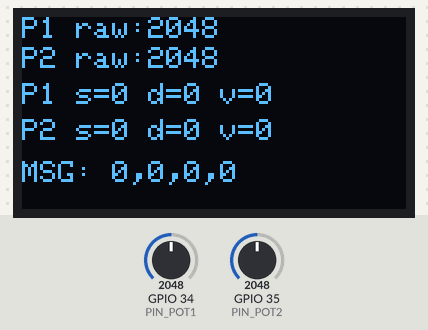
A sketch run on a simulated ESP32. Parts: 128×64 one-colour display. The test bench sets the inputs (shaded band); at power-on: GPIO 34 (PIN_POT1) = 2048, GPIO 35 (PIN_POT2) = 2048.

Above: at 2.2 s.
2.3 s: GPIO 34 (PIN_POT1) set to 2866
At 2.9 s:
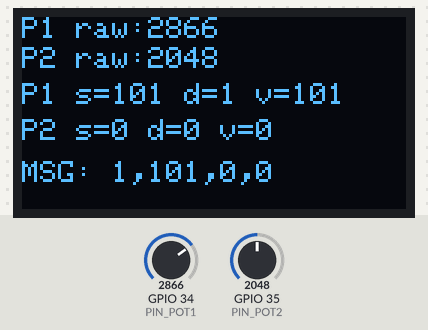
3.8 s: GPIO 35 (PIN_POT2) set to 2866
At 4.7 s:
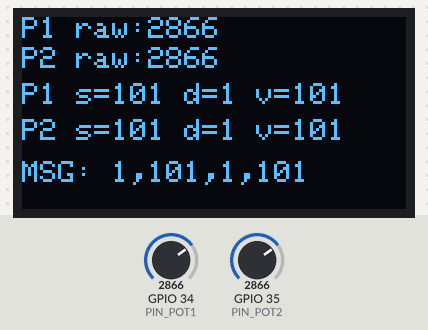
5.3 s: GPIO 34 (PIN_POT1) set to 3603
At 6.0 s:
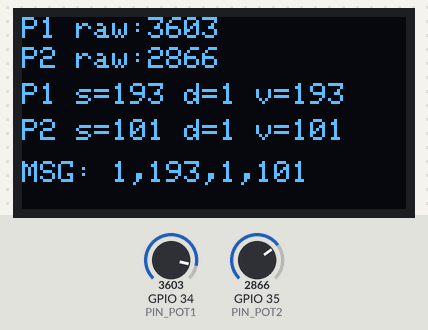
6.8 s: GPIO 35 (PIN_POT2) set to 3603
At 7.8 s:
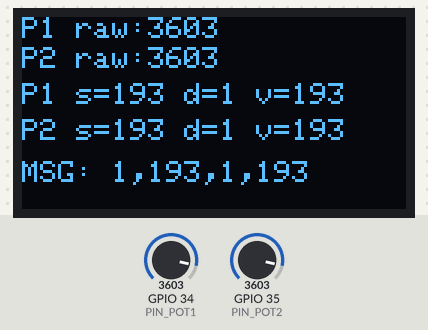
8.3 s: GPIO 34 (PIN_POT1) set to 4095
At 9.5 s:
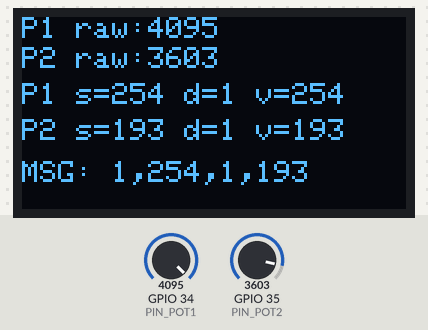
9.8 s: GPIO 35 (PIN_POT2) set to 4095
At 10.1 s:
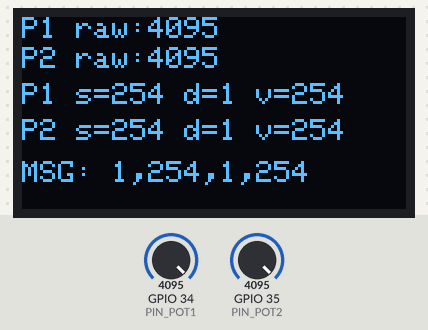
Timing chart, 0 to 12.3 s (numbered marks = the images above; inputs shaded):
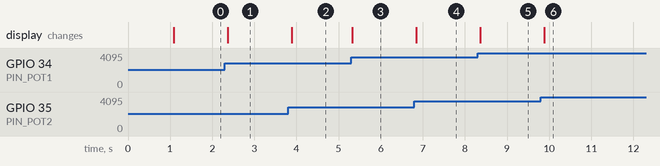

The sketch:

ESP32_car_A_ReadPotentiometersAndDisplayMessage.ino
```cpp
/******************************************************
ZAPOJENÍ (ESP32 + OLED SSD1306 + 2× potenciometr 10 kΩ)
------------------------------------------------------
ESP32 → OLED SSD1306 (I2C, typicky 128×64, adresa 0x3C):
- 3V3  → VCC   (OLED chce 3,3 V)
- GND  → GND
- GPIO 21 → SDA
- GPIO 22 → SCL

ESP32 → LEVÝ potenciometr (POT1 – d1,v1):
- jeden krajní vývod → 3V3
- druhý krajní vývod → GND
- střední vývod (běžec) → GPIO 34

ESP32 → PRAVÝ potenciometr (POT2 – d2,v2):
- jeden krajní vývod → 3V3
- druhý krajní vývod → GND
- střední vývod (běžec) → GPIO 35

Co program dělá:
1) Čte oba potenciometry (piny 34 a 35, rozsah 0–4095).
2) Každý potenciometr převede na „rychlost“ v rozsahu -255 až +255.
   - střed (~polovina) = 0 (nic)
   - doleva/dolů = záporná hodnota (zpátečka)
   - doprava/nahoru = kladná hodnota (dopředu)
3) Z těchto hodnot udělá:
   d1 = 0 nebo 1   (0 = backward, 1 = forward)
   v1 = 0–255      (absolutní rychlost)
   d2 = 0 nebo 1
   v2 = 0–255
   podle pravidla:
   - 0 ohm   → 0,255 (plná zpátečka)
   - 5k ohm  → 0,0   (nic)
   - 10k ohm → 1,255 (plná dopředu)
4) Sestaví textovou zprávu "d1,v1,d2,v2", např. "0,255,1,128"
5) Zobrazí všechno na OLED displeji (zatím NIC NEPOSÍLÁ přes ESP-NOW).

Úkoly pro pochopení kódu:
1) Najdi v kódu místo, kde se raw hodnota ADC mění na rozsah -255 až 255.
   Jak bys tam přidal „mrtvou zónu“ kolem nuly (např. když je |v| < 10 → 0)?
2) Změň formát zprávy, aby byl bez čárek (např. "d1v1d2v2" → 01255255128).
3) Zobraz na OLED navíc i raw hodnoty z potenciometrů (0–4095).
4) Změň update interval tak, aby displej neblikalo moc rychle.
5) Připrav si, jak bys tuto zprávu poslal přes ESP-NOW na jiné ESP32.

******************************************************/

#include <Wire.h>
#include <Adafruit_GFX.h>
#include <Adafruit_SSD1306.h>

#define SCREEN_WIDTH 128
#define SCREEN_HEIGHT 64
#define OLED_ADDR 0x3C

Adafruit_SSD1306 display(SCREEN_WIDTH, SCREEN_HEIGHT, &Wire);

// Piny potenciometrů
const int PIN_POT1 = 34;  // levý – d1,v1
const int PIN_POT2 = 35;  // pravý – d2,v2

// Pro přepočet 0–4095 → -255..255 použijeme střed kolem 2048
const int ADC_MAX   = 4095;
const int ADC_MID   = 2048;

// Jednoduchá „mrtvá zóna“ kolem nuly (aby to nekmitalo)
const int DEAD_ZONE = 5;   // hodnoty -5..5 bereme jako 0

// Pomocná funkce: z raw ADC 0–4095 udělá signed -255..255
int adcToSignedSpeed(int raw) {
  // posuneme hodnotu kolem středu
  int centered = raw - ADC_MID;   // ~ -2048..+2047

  // použijeme float, ať je to pro děti jednodušší na pochopení
  float norm = (float)centered / (float)ADC_MID; // cca -1.0..+1.0
  float scaled = norm * 255.0f;                  // -255..+255

  int speed = (int)scaled;

  // ořežeme do rozsahu -255..255 (pro jistotu)
  if (speed > 255)  speed = 255;
  if (speed < -255) speed = -255;

  // mrtvá zóna kolem 0
  if (speed > -DEAD_ZONE && speed < DEAD_ZONE) {
    speed = 0;
  }

  return speed;
}

// Z -255..255 udělá (d, v):
// záporná → d=0, v = -speed
// kladná → d=1, v =  speed
// nula   → d=0, v =  0 (nic se nehýbe)
void speedToDirVal(int speed, int &d, int &v) {
  if (speed > 0) {
    d = 1;
    v = speed;
  } else if (speed < 0) {
    d = 0;
    v = -speed;
  } else {
    d = 0;
    v = 0;
  }

  // pojistka
  if (v > 255) v = 255;
}

// Vykreslení na OLED
void drawOLED(int raw1, int raw2,
              int speed1, int speed2,
              int d1, int v1, int d2, int v2,
              const char* msg) {
  display.clearDisplay();
  display.setTextSize(1);
  display.setTextColor(SSD1306_WHITE);

  display.setCursor(0, 0);
  display.print("P1 raw:");
  display.print(raw1);

  display.setCursor(0, 10);
  display.print("P2 raw:");
  display.print(raw2);

  display.setCursor(0, 22);
  display.print("P1 s=");
  display.print(speed1);
  display.print(" d=");
  display.print(d1);
  display.print(" v=");
  display.print(v1);

  display.setCursor(0, 34);
  display.print("P2 s=");
  display.print(speed2);
  display.print(" d=");
  display.print(d2);
  display.print(" v=");
  display.print(v2);

  display.setCursor(0, 48);
  display.print("MSG: ");
  display.print(msg);

  display.display();
}

void setup() {
  Serial.begin(115200);

  pinMode(PIN_POT1, INPUT);
  pinMode(PIN_POT2, INPUT);

  Wire.begin(21, 22); // SDA=21, SCL=22

  if (!display.begin(SSD1306_SWITCHCAPVCC, OLED_ADDR)) {
    // když by se OLED nenašel, můžeme jen psát do Serialu
    Serial.println("OLED init failed!");
    for (;;); // zastav program
  }

  display.clearDisplay();
  display.setTextSize(1);
  display.setTextColor(SSD1306_WHITE);
  display.setCursor(0, 0);
  display.println("ESP32 + 2x POT");
  display.println("d1,v1,d2,v2 demo");
  display.display();
  delay(1000);
}

void loop() {
  // 1) Čtení potenciometrů
  int raw1 = analogRead(PIN_POT1);
  int raw2 = analogRead(PIN_POT2);

  // 2) Převod na rychlost -255..255
  int speed1 = adcToSignedSpeed(raw1);
  int speed2 = adcToSignedSpeed(raw2);

  // 3) Převod na (d1,v1) a (d2,v2)
  int d1, v1, d2, v2;
  speedToDirVal(speed1, d1, v1);
  speedToDirVal(speed2, d2, v2);

  // 4) Sestavení zprávy d1,v1,d2,v2
  char msg[20];
  snprintf(msg, sizeof(msg), "%d,%d,%d,%d", d1, v1, d2, v2);

  // 5) Zobrazení na OLED
  drawOLED(raw1, raw2, speed1, speed2, d1, v1, d2, v2, msg);

  // (pro debug můžeš odkomentovat)
  // Serial.println(msg);

  delay(50); // trochu zpomalíme smyčku, aby OLED neblikalo
}
```

Measured:
- after the input at 2.3 s, the display: changes after 0.07 s (image 1)
- after the input at 3.8 s, the display: changes after 0.09 s (image 2)
- after the input at 5.3 s, the display: changes at once (image 3)
- after the input at 6.8 s, the display: changes after 0.05 s (image 4)
- after the input at 8.3 s, the display: changes after 0.06 s (image 5)
- after the input at 9.8 s, the display: changes after 0.08 s (image 6)
